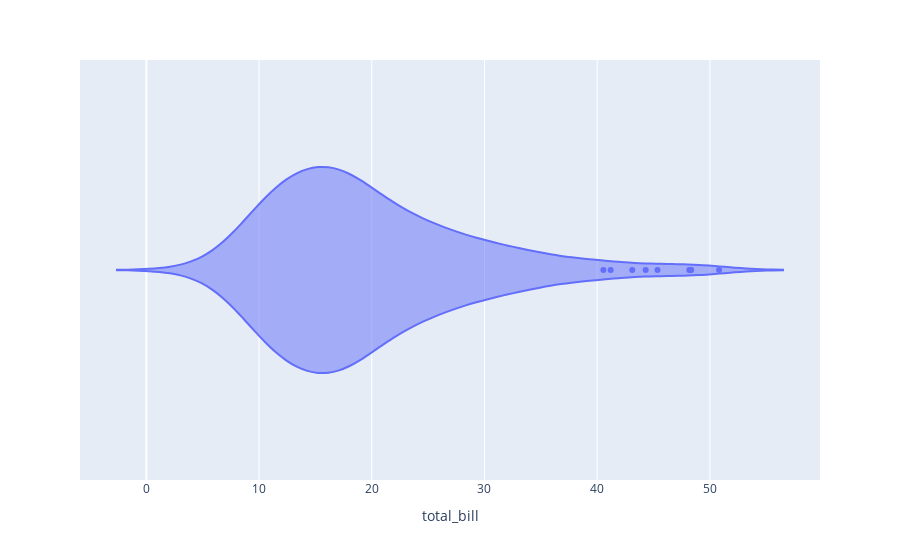

Here is the notebook cell this chart was saved with:
### Code cell
fig = px.violin(data_frame=tips, x="total_bill")
fig.show()

### Figure 1 — Plotly figure (JSON) as saved in the notebook; plotly's stock layout.template omitted (floating-point values rounded to 4 significant figures; data arrays with more than 128 entries replaced by an {"elided": "..."} marker saying what was removed)
{"data": [{"alignmentgroup": "True", "box": {"visible": false}, "hovertemplate": "total_bill=%{x}<extra></extra>", "legendgroup": "", "marker": {"color": "#636efa"}, "name": "", "offsetgroup": "", "orientation": "h", "scalegroup": "True", "showlegend": false, "type": "violin", "x": {"elided": "244 float values"}, "x0": " ", "xaxis": "x", "y0": " ", "yaxis": "y"}], "layout": {"legend": {"tracegroupgap": 0}, "margin": {"t": 60}, "violinmode": "group", "xaxis": {"anchor": "y", "domain": [0, 1], "title": {"text": "total_bill"}}, "yaxis": {"anchor": "x", "domain": [0, 1]}}}
